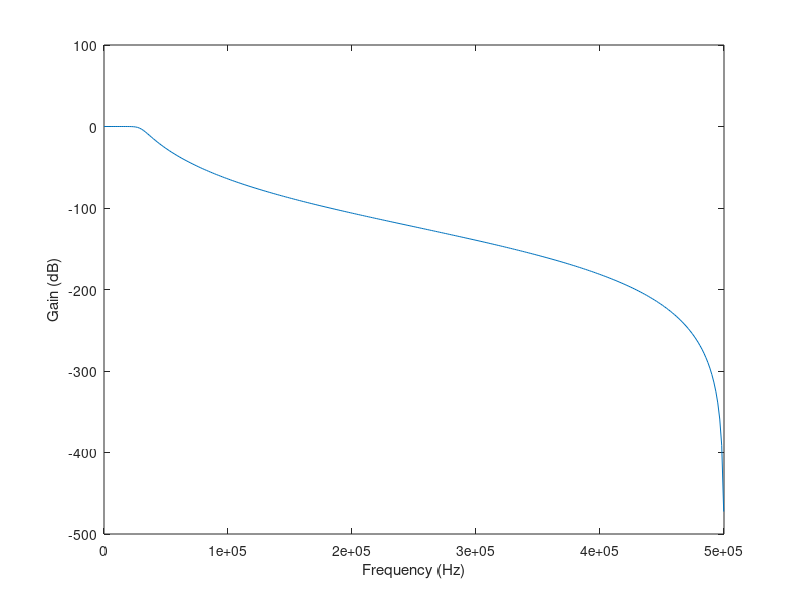
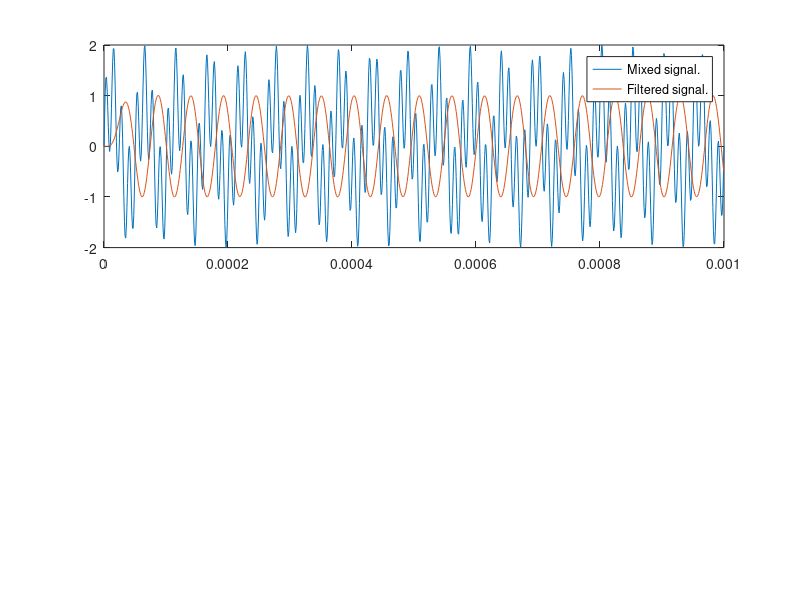
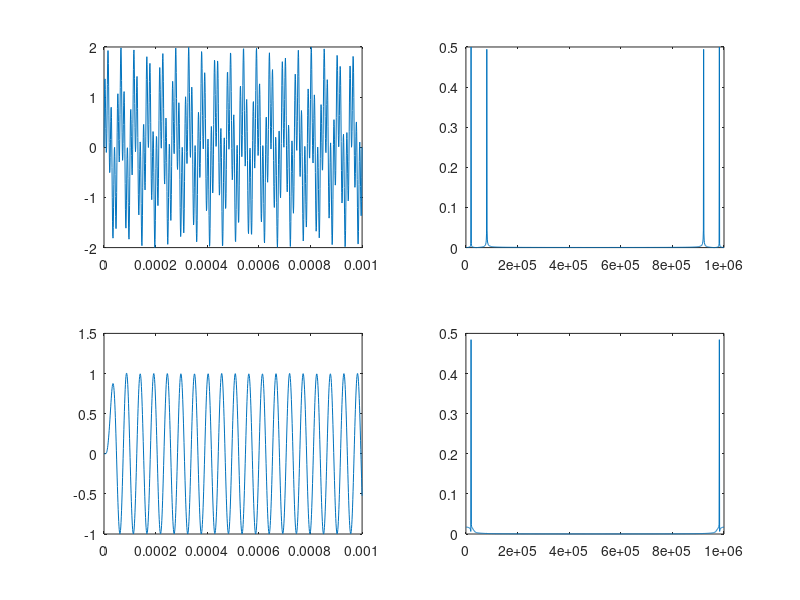

MATLAB code to generate these figures, in order:
%mducng/SoC/D2/G2touch
clc;
clear;
close all;
%%%%%%%%%%%%%%%%%%%%%%%%%%%%%%%%%%%%%%%%%%%%%%%%%%%%%%%%%%%%%%%%%%%%%%%%%%%
% filter lowpass design
Fs                      = 1000000;                     % sampling frequency (Hz)
wc                      = 30000;                       % Cutoff frequency
n                       = 6;                           % filter order = 2*n = 12
w1                      = (2*wc)/Fs;
[b, a]                  = butter(n,w1);
%%%%%%%%%%%%%%%%%%%%%%%%%%%%%%%%%%%%%%%%%%%%%%%%%%%%%%%%%%%%%%%%%%%%%%%%%%%
w                       = 0:0.01:pi;
[h, om]                 = freqz(b, a, w);
m                       = 20*log10(abs(h));
%%%%%%%%%%%%%%%%%%%%%%%%%%%%%%%%%%%%%%%%%%%%%%%%%%%%%%%%%%%%%%%%%%%%%%%%%%%
% create signal and check response
f1                      = 19000;                       % wanted frequency 1
fn                      = 80000;                       % noise frequency 
dt                      = 1/Fs;
t                       = (0:1:1000)*dt;
Nfft                    = length(t);
xMixed                  = 1*sin(2*pi*f1*t) + 1*sin(2*pi*fn*t);
xFT                     = filter(b,a,xMixed);
xMixedFFT               = fft(xMixed,Nfft);
xFTfft                  = fft(xFT,Nfft);
dF                      = Fs/length(xMixed);
fVectors                = (1:1:Nfft)*dF;
%%%%%%%%%%%%%%%%%%%%%%%%%%%%%%%%%%%%%%%%%%%%%%%%%%%%%%%%%%%%%%%%%%%%%%%%%%%
% plot magnitude response of designed filter:
figure(1); 
plot(om/pi*(Fs/2), m);
ylabel('Gain (dB)');
xlabel('Frequency (Hz)');
% plot mixed signal and filtered signal:
figure(2);
subplot(2,1,1);
plot(t,xMixed);
hold on;
plot(t,xFT);
legend('Mixed signal.','Filtered signal.');
figure(3);
subplot(2,2,1);
plot(t,xMixed);
subplot(2,2,2);
plot(fVectors,abs(xMixedFFT/Nfft));
subplot(2,2,3);
plot(t,xFT);
subplot(2,2,4);
plot(fVectors,abs(xFTfft/Nfft));
%%%%%%%%%%%%%%%%%%%%%%%%%%%%%%%%%%%%%%%%%%%%%%%%%%%%%%%%%%%%%%%%%%%%%%%%%%%
